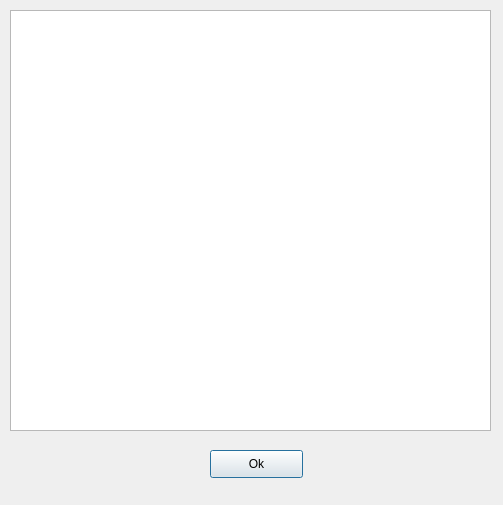
<?xml version="1.0" encoding="UTF-8"?>
<ui version="4.0">
 <class>second_window</class>
 <widget class="QDialog" name="second_window">
  <property name="geometry">
   <rect>
    <x>0</x>
    <y>0</y>
    <width>503</width>
    <height>505</height>
   </rect>
  </property>
  <property name="windowTitle">
   <string>Dialog</string>
  </property>
  <widget class="QListView" name="listView">
   <property name="geometry">
    <rect>
     <x>10</x>
     <y>10</y>
     <width>481</width>
     <height>421</height>
    </rect>
   </property>
  </widget>
  <widget class="QPushButton" name="pushButton">
   <property name="geometry">
    <rect>
     <x>210</x>
     <y>450</y>
     <width>93</width>
     <height>28</height>
    </rect>
   </property>
   <property name="text">
    <string>Ok</string>
   </property>
  </widget>
 </widget>
 <resources/>
 <connections/>
</ui>
